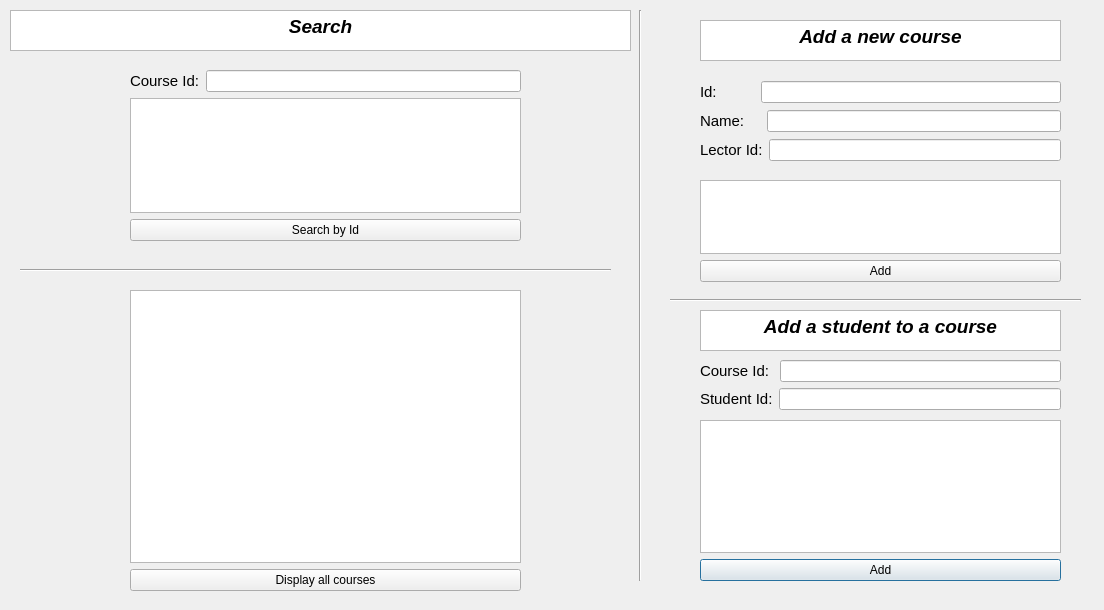
<?xml version="1.0" encoding="UTF-8"?>
<ui version="4.0">
 <class>CoursesWindow</class>
 <widget class="QDialog" name="CoursesWindow">
  <property name="geometry">
   <rect>
    <x>0</x>
    <y>0</y>
    <width>1104</width>
    <height>610</height>
   </rect>
  </property>
  <property name="windowTitle">
   <string>Dialog</string>
  </property>
  <widget class="Line" name="line">
   <property name="geometry">
    <rect>
     <x>630</x>
     <y>10</y>
     <width>20</width>
     <height>571</height>
    </rect>
   </property>
   <property name="orientation">
    <enum>Qt::Vertical</enum>
   </property>
  </widget>
  <widget class="QTextBrowser" name="textBrowser">
   <property name="geometry">
    <rect>
     <x>700</x>
     <y>20</y>
     <width>361</width>
     <height>41</height>
    </rect>
   </property>
   <property name="html">
    <string>&lt;!DOCTYPE HTML PUBLIC &quot;-//W3C//DTD HTML 4.0//EN&quot; &quot;http://www.w3.org/TR/REC-html40/strict.dtd&quot;&gt;
&lt;html&gt;&lt;head&gt;&lt;meta name=&quot;qrichtext&quot; content=&quot;1&quot; /&gt;&lt;style type=&quot;text/css&quot;&gt;
p, li { white-space: pre-wrap; }
&lt;/style&gt;&lt;/head&gt;&lt;body style=&quot; font-family:'MS Shell Dlg 2'; font-size:8.25pt; font-weight:400; font-style:normal;&quot;&gt;
&lt;p align=&quot;center&quot; style=&quot; margin-top:0px; margin-bottom:0px; margin-left:0px; margin-right:0px; -qt-block-indent:0; text-indent:0px;&quot;&gt;&lt;span style=&quot; font-size:14pt; font-weight:600; font-style:italic;&quot;&gt;Add a new course&lt;/span&gt;&lt;/p&gt;&lt;/body&gt;&lt;/html&gt;</string>
   </property>
  </widget>
  <widget class="Line" name="line_2">
   <property name="geometry">
    <rect>
     <x>20</x>
     <y>260</y>
     <width>591</width>
     <height>20</height>
    </rect>
   </property>
   <property name="orientation">
    <enum>Qt::Horizontal</enum>
   </property>
  </widget>
  <widget class="QTextBrowser" name="textBrowser_2">
   <property name="geometry">
    <rect>
     <x>10</x>
     <y>10</y>
     <width>621</width>
     <height>41</height>
    </rect>
   </property>
   <property name="html">
    <string>&lt;!DOCTYPE HTML PUBLIC &quot;-//W3C//DTD HTML 4.0//EN&quot; &quot;http://www.w3.org/TR/REC-html40/strict.dtd&quot;&gt;
&lt;html&gt;&lt;head&gt;&lt;meta name=&quot;qrichtext&quot; content=&quot;1&quot; /&gt;&lt;style type=&quot;text/css&quot;&gt;
p, li { white-space: pre-wrap; }
&lt;/style&gt;&lt;/head&gt;&lt;body style=&quot; font-family:'MS Shell Dlg 2'; font-size:8.25pt; font-weight:400; font-style:normal;&quot;&gt;
&lt;p align=&quot;center&quot; style=&quot; margin-top:0px; margin-bottom:0px; margin-left:0px; margin-right:0px; -qt-block-indent:0; text-indent:0px;&quot;&gt;&lt;span style=&quot; font-size:14pt; font-weight:600; font-style:italic;&quot;&gt;Search&lt;/span&gt;&lt;/p&gt;&lt;/body&gt;&lt;/html&gt;</string>
   </property>
  </widget>
  <widget class="Line" name="line_3">
   <property name="geometry">
    <rect>
     <x>670</x>
     <y>290</y>
     <width>411</width>
     <height>20</height>
    </rect>
   </property>
   <property name="orientation">
    <enum>Qt::Horizontal</enum>
   </property>
  </widget>
  <widget class="QTextBrowser" name="textBrowser_3">
   <property name="geometry">
    <rect>
     <x>700</x>
     <y>310</y>
     <width>361</width>
     <height>41</height>
    </rect>
   </property>
   <property name="html">
    <string>&lt;!DOCTYPE HTML PUBLIC &quot;-//W3C//DTD HTML 4.0//EN&quot; &quot;http://www.w3.org/TR/REC-html40/strict.dtd&quot;&gt;
&lt;html&gt;&lt;head&gt;&lt;meta name=&quot;qrichtext&quot; content=&quot;1&quot; /&gt;&lt;style type=&quot;text/css&quot;&gt;
p, li { white-space: pre-wrap; }
&lt;/style&gt;&lt;/head&gt;&lt;body style=&quot; font-family:'MS Shell Dlg 2'; font-size:8.25pt; font-weight:400; font-style:normal;&quot;&gt;
&lt;p align=&quot;center&quot; style=&quot; margin-top:0px; margin-bottom:0px; margin-left:0px; margin-right:0px; -qt-block-indent:0; text-indent:0px;&quot;&gt;&lt;span style=&quot; font-size:14pt; font-weight:600; font-style:italic;&quot;&gt;Add a student to a course&lt;/span&gt;&lt;/p&gt;&lt;/body&gt;&lt;/html&gt;</string>
   </property>
  </widget>
  <widget class="QWidget" name="layoutWidget">
   <property name="geometry">
    <rect>
     <x>700</x>
     <y>360</y>
     <width>361</width>
     <height>52</height>
    </rect>
   </property>
   <layout class="QVBoxLayout" name="verticalLayout_6">
    <item>
     <layout class="QHBoxLayout" name="horizontalLayout_5">
      <item>
       <widget class="QLabel" name="label_5">
        <property name="font">
         <font>
          <pointsize>11</pointsize>
         </font>
        </property>
        <property name="text">
         <string>Course Id: </string>
        </property>
       </widget>
      </item>
      <item>
       <widget class="QLineEdit" name="CourseIdStudentReg"/>
      </item>
     </layout>
    </item>
    <item>
     <layout class="QHBoxLayout" name="horizontalLayout_7">
      <item>
       <widget class="QLabel" name="label_7">
        <property name="font">
         <font>
          <pointsize>11</pointsize>
         </font>
        </property>
        <property name="text">
         <string>Student Id:</string>
        </property>
       </widget>
      </item>
      <item>
       <widget class="QLineEdit" name="StudIdStudentReg"/>
      </item>
     </layout>
    </item>
   </layout>
  </widget>
  <widget class="QWidget" name="layoutWidget_2">
   <property name="geometry">
    <rect>
     <x>700</x>
     <y>420</y>
     <width>361</width>
     <height>161</height>
    </rect>
   </property>
   <layout class="QVBoxLayout" name="verticalLayout_7">
    <item>
     <widget class="QTextBrowser" name="AddStudentCourse">
      <property name="html">
       <string>&lt;!DOCTYPE HTML PUBLIC &quot;-//W3C//DTD HTML 4.0//EN&quot; &quot;http://www.w3.org/TR/REC-html40/strict.dtd&quot;&gt;
&lt;html&gt;&lt;head&gt;&lt;meta name=&quot;qrichtext&quot; content=&quot;1&quot; /&gt;&lt;style type=&quot;text/css&quot;&gt;
p, li { white-space: pre-wrap; }
&lt;/style&gt;&lt;/head&gt;&lt;body style=&quot; font-family:'MS Shell Dlg 2'; font-size:8.25pt; font-weight:400; font-style:normal;&quot;&gt;
&lt;p style=&quot;-qt-paragraph-type:empty; margin-top:0px; margin-bottom:0px; margin-left:0px; margin-right:0px; -qt-block-indent:0; text-indent:0px;&quot;&gt;&lt;br /&gt;&lt;/p&gt;&lt;/body&gt;&lt;/html&gt;</string>
      </property>
     </widget>
    </item>
    <item>
     <widget class="QPushButton" name="AddStudentCourseButton">
      <property name="text">
       <string>Add</string>
      </property>
     </widget>
    </item>
   </layout>
  </widget>
  <widget class="QWidget" name="">
   <property name="geometry">
    <rect>
     <x>700</x>
     <y>80</y>
     <width>361</width>
     <height>83</height>
    </rect>
   </property>
   <layout class="QVBoxLayout" name="verticalLayout">
    <item>
     <layout class="QHBoxLayout" name="horizontalLayout_3">
      <item>
       <widget class="QLabel" name="label">
        <property name="font">
         <font>
          <pointsize>11</pointsize>
         </font>
        </property>
        <property name="text">
         <string>Id:         </string>
        </property>
       </widget>
      </item>
      <item>
       <widget class="QLineEdit" name="RegisterId"/>
      </item>
     </layout>
    </item>
    <item>
     <layout class="QHBoxLayout" name="horizontalLayout_2">
      <item>
       <widget class="QLabel" name="label_2">
        <property name="font">
         <font>
          <pointsize>11</pointsize>
         </font>
        </property>
        <property name="text">
         <string>Name:    </string>
        </property>
       </widget>
      </item>
      <item>
       <widget class="QLineEdit" name="RegisterName"/>
      </item>
     </layout>
    </item>
    <item>
     <layout class="QHBoxLayout" name="horizontalLayout">
      <item>
       <widget class="QLabel" name="label_3">
        <property name="font">
         <font>
          <pointsize>11</pointsize>
         </font>
        </property>
        <property name="text">
         <string>Lector Id:</string>
        </property>
       </widget>
      </item>
      <item>
       <widget class="QLineEdit" name="RegisterLectorId"/>
      </item>
     </layout>
    </item>
   </layout>
  </widget>
  <widget class="QWidget" name="">
   <property name="geometry">
    <rect>
     <x>700</x>
     <y>180</y>
     <width>361</width>
     <height>102</height>
    </rect>
   </property>
   <layout class="QVBoxLayout" name="verticalLayout_2">
    <item>
     <widget class="QTextBrowser" name="addnewcoursebox">
      <property name="html">
       <string>&lt;!DOCTYPE HTML PUBLIC &quot;-//W3C//DTD HTML 4.0//EN&quot; &quot;http://www.w3.org/TR/REC-html40/strict.dtd&quot;&gt;
&lt;html&gt;&lt;head&gt;&lt;meta name=&quot;qrichtext&quot; content=&quot;1&quot; /&gt;&lt;style type=&quot;text/css&quot;&gt;
p, li { white-space: pre-wrap; }
&lt;/style&gt;&lt;/head&gt;&lt;body style=&quot; font-family:'MS Shell Dlg 2'; font-size:8.25pt; font-weight:400; font-style:normal;&quot;&gt;
&lt;p style=&quot;-qt-paragraph-type:empty; margin-top:0px; margin-bottom:0px; margin-left:0px; margin-right:0px; -qt-block-indent:0; text-indent:0px;&quot;&gt;&lt;br /&gt;&lt;/p&gt;&lt;/body&gt;&lt;/html&gt;</string>
      </property>
     </widget>
    </item>
    <item>
     <widget class="QPushButton" name="AddCourseButton">
      <property name="text">
       <string>Add</string>
      </property>
     </widget>
    </item>
   </layout>
  </widget>
  <widget class="QWidget" name="">
   <property name="geometry">
    <rect>
     <x>130</x>
     <y>290</y>
     <width>391</width>
     <height>301</height>
    </rect>
   </property>
   <layout class="QVBoxLayout" name="verticalLayout_3">
    <item>
     <widget class="QTextBrowser" name="AllCoursesBox">
      <property name="html">
       <string>&lt;!DOCTYPE HTML PUBLIC &quot;-//W3C//DTD HTML 4.0//EN&quot; &quot;http://www.w3.org/TR/REC-html40/strict.dtd&quot;&gt;
&lt;html&gt;&lt;head&gt;&lt;meta name=&quot;qrichtext&quot; content=&quot;1&quot; /&gt;&lt;style type=&quot;text/css&quot;&gt;
p, li { white-space: pre-wrap; }
&lt;/style&gt;&lt;/head&gt;&lt;body style=&quot; font-family:'MS Shell Dlg 2'; font-size:8.25pt; font-weight:400; font-style:normal;&quot;&gt;
&lt;p style=&quot;-qt-paragraph-type:empty; margin-top:0px; margin-bottom:0px; margin-left:0px; margin-right:0px; -qt-block-indent:0; text-indent:0px;&quot;&gt;&lt;br /&gt;&lt;/p&gt;&lt;/body&gt;&lt;/html&gt;</string>
      </property>
     </widget>
    </item>
    <item>
     <widget class="QPushButton" name="pushButton_2">
      <property name="text">
       <string>Display all courses</string>
      </property>
     </widget>
    </item>
   </layout>
  </widget>
  <widget class="QWidget" name="">
   <property name="geometry">
    <rect>
     <x>130</x>
     <y>70</y>
     <width>391</width>
     <height>171</height>
    </rect>
   </property>
   <layout class="QVBoxLayout" name="verticalLayout_5">
    <item>
     <layout class="QVBoxLayout" name="verticalLayout_4">
      <item>
       <layout class="QHBoxLayout" name="horizontalLayout_4">
        <item>
         <widget class="QLabel" name="label_4">
          <property name="font">
           <font>
            <pointsize>11</pointsize>
           </font>
          </property>
          <property name="text">
           <string>Course Id:</string>
          </property>
         </widget>
        </item>
        <item>
         <widget class="QLineEdit" name="SearchId"/>
        </item>
       </layout>
      </item>
      <item>
       <widget class="QTextBrowser" name="SearchWithIdBox">
        <property name="html">
         <string>&lt;!DOCTYPE HTML PUBLIC &quot;-//W3C//DTD HTML 4.0//EN&quot; &quot;http://www.w3.org/TR/REC-html40/strict.dtd&quot;&gt;
&lt;html&gt;&lt;head&gt;&lt;meta name=&quot;qrichtext&quot; content=&quot;1&quot; /&gt;&lt;style type=&quot;text/css&quot;&gt;
p, li { white-space: pre-wrap; }
&lt;/style&gt;&lt;/head&gt;&lt;body style=&quot; font-family:'MS Shell Dlg 2'; font-size:8.25pt; font-weight:400; font-style:normal;&quot;&gt;
&lt;p style=&quot;-qt-paragraph-type:empty; margin-top:0px; margin-bottom:0px; margin-left:0px; margin-right:0px; -qt-block-indent:0; text-indent:0px;&quot;&gt;&lt;br /&gt;&lt;/p&gt;&lt;/body&gt;&lt;/html&gt;</string>
        </property>
       </widget>
      </item>
     </layout>
    </item>
    <item>
     <widget class="QPushButton" name="SearchByIdButton">
      <property name="text">
       <string>Search by Id</string>
      </property>
     </widget>
    </item>
   </layout>
  </widget>
 </widget>
 <resources/>
 <connections/>
</ui>
